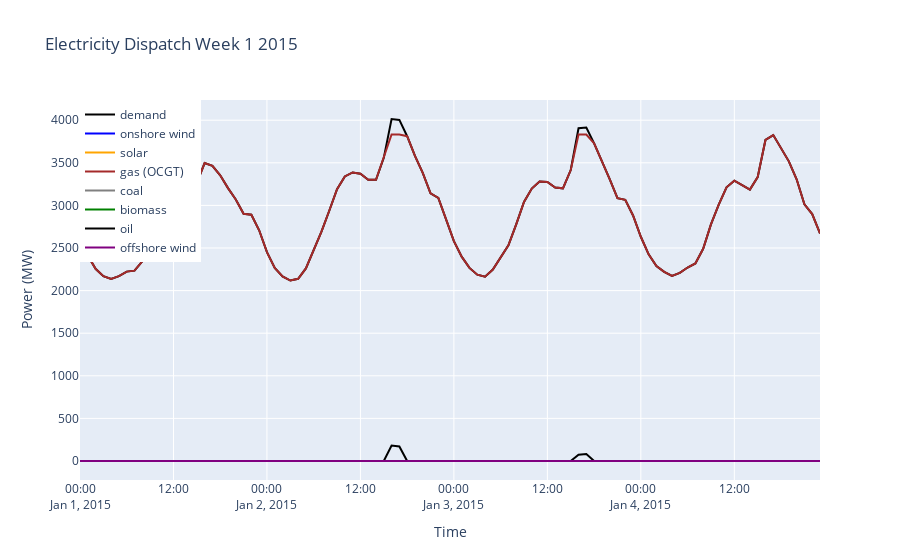

Here is the notebook cell this chart was saved with:
### Markdown cell above
We can plot now the dispatch of every generator during the first week of the year and the electricity demand.
We import the matplotlib package which is very useful to plot results.

We can also plot the electricity mix.

### Code cell
import plotly.graph_objects as go

fig = go.Figure()

fig.add_trace(go.Scatter(x=network.snapshots[:96], y=network.loads_t.p['load'][:96], mode='lines', name='demand', line=dict(color='black')))
fig.add_trace(go.Scatter(x=network.snapshots[:96], y=network.generators_t.p['onshorewind'][:96], mode='lines', name='onshore wind', line=dict(color='blue')))
fig.add_trace(go.Scatter(x=network.snapshots[:96], y=network.generators_t.p['solar'][:96], mode='lines', name='solar', line=dict(color='orange')))
fig.add_trace(go.Scatter(x=network.snapshots[:96], y=network.generators_t.p['OCGT'][:96], mode='lines', name='gas (OCGT)', line=dict(color='brown')))
fig.add_trace(go.Scatter(x=network.snapshots[:96], y=network.generators_t.p['Coal'][:96], mode='lines', name='coal', line=dict(color='grey')))
fig.add_trace(go.Scatter(x=network.snapshots[:96], y=network.generators_t.p['Biomass'][:96], mode='lines', name='biomass', line=dict(color='green')))
fig.add_trace(go.Scatter(x=network.snapshots[:96], y=network.generators_t.p['Oil'][:96], mode='lines', name='oil', line=dict(color='black')))
fig.add_trace(go.Scatter(x=network.snapshots[:96], y=network.generators_t.p['offshorewind'][:96], mode='lines', name='offshore wind', line=dict(color='purple')))

fig.update_layout(title='Electricity Dispatch Week 1 2015',
                  xaxis_title='Time',
                  yaxis_title='Power (MW)',
                  legend=dict(x=0, y=1, traceorder='normal'))

fig.show()
